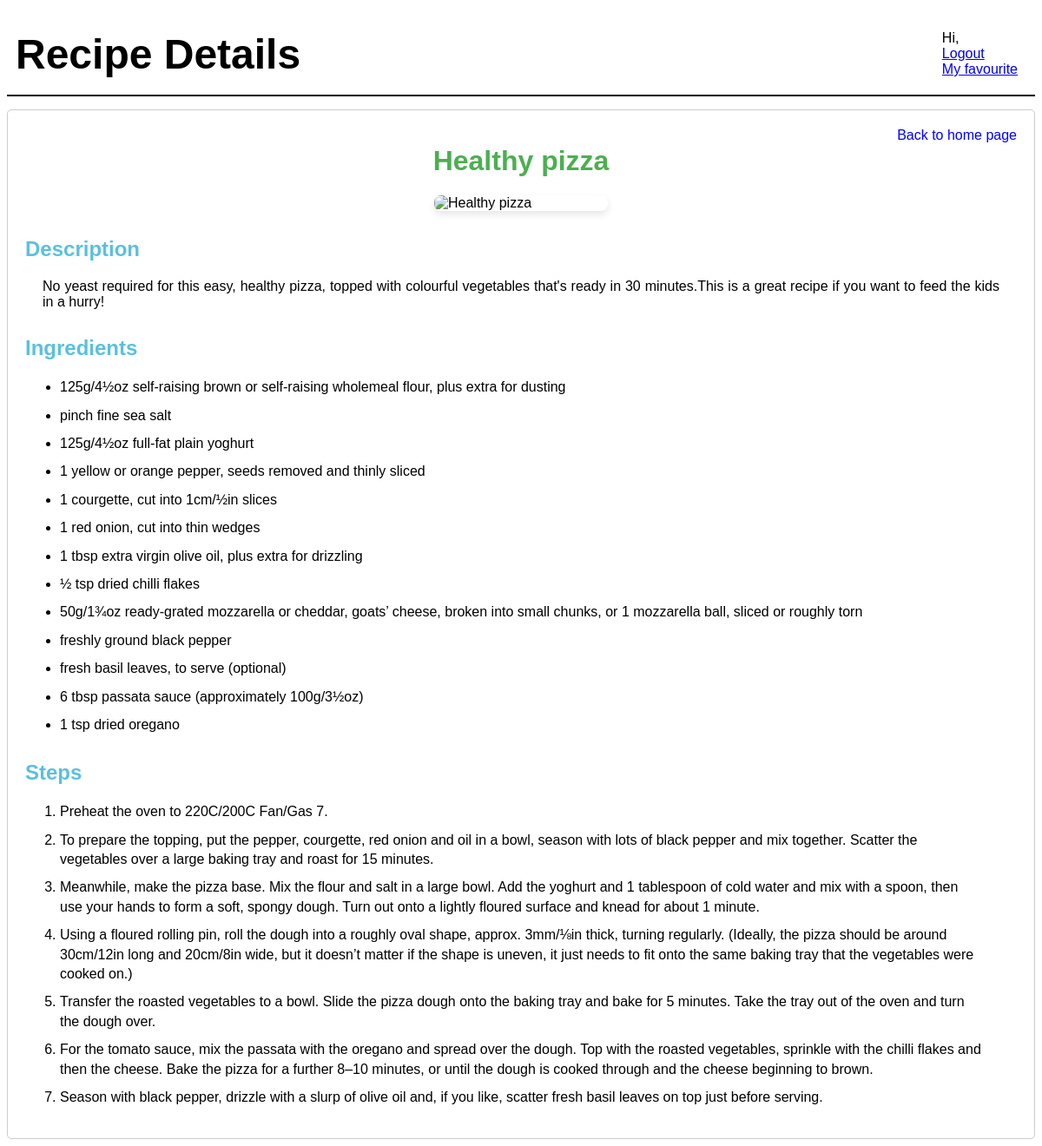
The app's page /recipe page.php?id=3 (signed in) with its own data.
### tables this page shows
CREATE TABLE `recipes` (
  `recipesid` int(11) NOT NULL,
  `name` varchar(255) NOT NULL,
  `description` text NOT NULL,
  `rating` int(11) NOT NULL,
  `cuisine` varchar(50) NOT NULL,
  `cookingtime` varchar(25) NOT NULL,
  `img` longblob NOT NULL
);

CREATE TABLE `ingredients` (
  `ingredientsid` int(11) NOT NULL,
  `recipe_id` int(11) DEFAULT NULL,
  `ingredient` varchar(255) DEFAULT NULL
);

CREATE TABLE `steps` (
  `stepsid` int(11) NOT NULL,
  `recipe_id` int(11) DEFAULT NULL,
  `step` text DEFAULT NULL,
  `time` int(11) DEFAULT NULL
);

### recipe page.php (the view, shortened to what this page needs)
<?php
require_once 'conn.php';
$recipe_id = isset($_GET['id']) ? intval($_GET['id']) :1;
$recipe_sql = "SELECT * FROM recipes WHERE recipesid = $recipe_id";
$recipe_result = $conn->query($recipe_sql);
$recipe = $recipe_result->fetch_assoc();
$ingredients_sql = "SELECT * FROM ingredients WHERE recipe_id = $recipe_id";
$ingredients_result = $conn->query($ingredients_sql);
$steps_sql = "SELECT * FROM steps WHERE recipe_id = $recipe_id";
$steps_result = $conn->query($steps_sql);
?>
<!DOCTYPE html>
<html lang="en">
<head>
    <link rel="stylesheet" href="styles.css">
</head>
<body>
    <div class="header">
        <h1>Recipe Details</h1>
        <p class="welcome">Hi, <?php echo $_SESSION['username']; ?><br>
        <a href="logout.php" class="logout" onclick="confirmLogout()">Logout</a><br>
        <a href="favouritepage.php">My favourite</a></p>
    </div>
    <div class= recipecontainer>
        <a href="homepage.php" class="back-link">Back to home page</a>
        <h1><?php echo htmlspecialchars($recipe['name']); ?></h1>
        <img src="<?php echo htmlspecialchars($recipe['img']); ?>" alt="<?php echo htmlspecialchars($recipe['name']); ?>">
        <h2>Description</h2>
        <p><?php echo htmlspecialchars($recipe['description']); ?></p>
        <h2>Ingredients</h2>
        <ul>
            <?php while($ingredient = $ingredients_result->fetch_assoc()): ?>
                <li><?php echo htmlspecialchars($ingredient['ingredient']); ?></li>
            <?php endwhile; ?>
        </ul>
        <h2>Steps</h2>
            <ol>
                <?php while($step = $steps_result->fetch_assoc()): ?>
                    <li><?php echo htmlspecialchars($step['step']); ?></li>
                <?php endwhile; ?>
        </ol>
    </div>
</body>
</html>

### styles.css (style rules this page uses)
body { font-family: Arial, sans-serif; }
.recipecontainer { padding: 20px; border: 1px solid #ccc; border-radius: 5px; position: relative; }
.recipecontainer h1 { color: #4CAF50; text-align: center; margin-top: 20px; }
.recipecontainer h2 { color: #5bc0de; margin-top: 30px; text-align: left; }
.recipecontainer img { display: block; margin: 0 auto; max-width: 200px; border-radius: 8px; box-shadow: 0 4px 8px rgba(0,0,0,0.1); }
.recipecontainer p { padding: 0 20px; text-align: justify; }
.recipecontainer ul, ol { padding: 0 40px; }
.recipecontainer ul { list-style-type: disc; }
.recipecontainer ol { list-style-type: decimal; }
.recipecontainer li { margin: 10px 0; line-height: 1.4; }
.back-link { position:absolute; top:20px; right: 20px; color: blue; text-decoration: none; }
.header { display: flex; justify-content: space-between; align-items: center; margin: 15px 0; padding: 10px; border-bottom: 2px solid black; font-family: Arial, sans-serif; }
.header h1 { margin: 0; font-size: 300%; }
.header p { margin:10px; }

### records on screen
recipes: name "Healthy pizza", description "No yeast required for this easy, healthy pizza, topped with colourful vegetables that's ready in 30 minutes.This is a great recipe if you want to feed the kids in a hurry!"
ingredients: ingredient "125g/4½oz self-raising brown or self-raising wholemeal flour, plus extra for dusting"
ingredients: ingredient "pinch fine sea salt"
ingredients: ingredient "125g/4½oz full-fat plain yoghurt"
ingredients: ingredient "1 yellow or orange pepper, seeds removed and thinly sliced"
ingredients: ingredient "1 courgette, cut into 1cm/½in slices"
ingredients: ingredient "1 red onion, cut into thin wedges"
ingredients: ingredient "1 tbsp extra virgin olive oil, plus extra for drizzling"
ingredients: ingredient "½ tsp dried chilli flakes"
ingredients: ingredient "50g/1¾oz ready-grated mozzarella or cheddar, goats’ cheese, broken into small chunks, or 1 mozzarella ball, sliced or roughly torn"
ingredients: ingredient "freshly ground black pepper"
ingredients: ingredient "fresh basil leaves, to serve (optional)"
ingredients: ingredient "6 tbsp passata sauce (approximately 100g/3½oz)"
ingredients: ingredient "1 tsp dried oregano"
steps: step "Preheat the oven to 220C/200C Fan/Gas 7."
steps: step "To prepare the topping, put the pepper, courgette, red onion and oil in a bowl, season with lots of black pepper and mix together. Scatter the vegetables over a large baking tray and roast for 15 minutes."
steps: step "Meanwhile, make the pizza base. Mix the flour and salt in a large bowl. Add the yoghurt and 1 tablespoon of cold water and mix with a spoon, then use your hands to form a soft, spongy dough. Turn out onto a lightly floured surface and knead for about 1 minute."
steps: step "Using a floured rolling pin, roll the dough into a roughly oval shape, approx. 3mm/⅛in thick, turning regularly. (Ideally, the pizza should be around 30cm/12in long and 20cm/8in wide, but it doesn’t matter if the shape is uneven, it just needs to fit onto the same baking tray that the vegetables were cooked on.)"
steps: step "Transfer the roasted vegetables to a bowl. Slide the pizza dough onto the baking tray and bake for 5 minutes. Take the tray out of the oven and turn the dough over."
steps: step "For the tomato sauce, mix the passata with the oregano and spread over the dough. Top with the roasted vegetables, sprinkle with the chilli flakes and then the cheese. Bake the pizza for a further 8–10 minutes, or until the dough is cooked through and the cheese beginning to brown."
steps: step "Season with black pepper, drizzle with a slurp of olive oil and, if you like, scatter fresh basil leaves on top just before serving."
